Frame 1 (no input): blank canvas, image omitted
Frame 60 (no input): blank canvas, image omitted
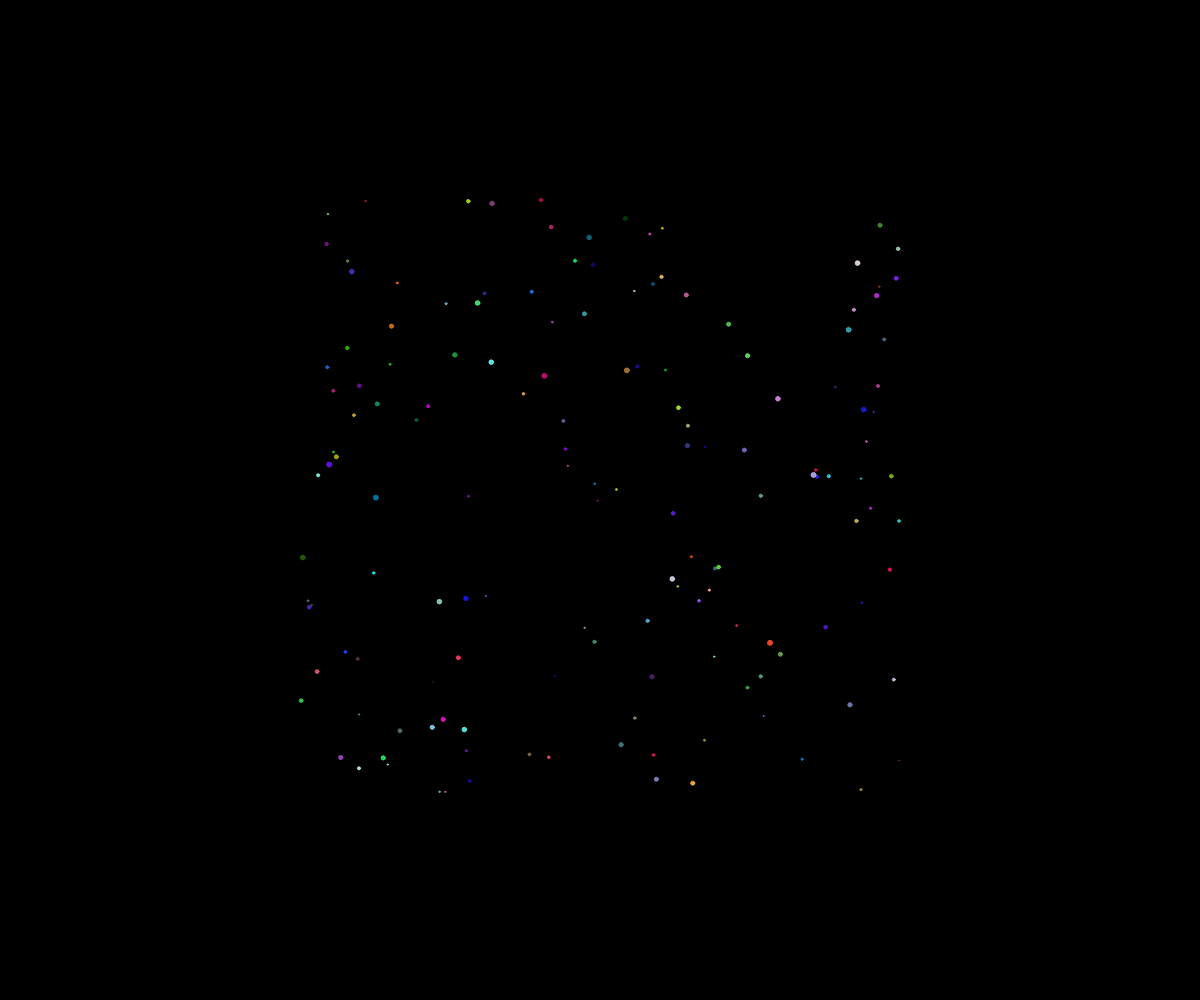
Frame 120 (the mouse pressed at the canvas centre since frame 60)

The p5.js sketch whose frames 1 and 60 were blank and that drew this single picture after the mouse press (run headless with seeded random() and noise() and a simulated clock; from frame 60 on, the mouse is pressed at the canvas centre):

// p5.js sketch
// ── sketch.js
// Fireworks
// Jason
// November 15 2022
//
// Extra for Experts:
// - describe what you did to take this project "above and beyond"

let fireWorkArray = [];

class Fireworks {
  constructor(x, y, arrayLength) {
    this.x = x;
    this.y = y;
    this.dx = random(-5, 5);
    this.dy = random(-5, 5);
    this.diameter = random(1, 5);
    this.r = random(255);
    this.g = random(255);
    this.b = random(255);
    this.transparency = 255;
    this.color = color(this.r,this.g,this.b,this.transparency);
    this.arrayLocation = arrayLength;
  }
  
  move() {
    this.x += this.dx;
    this.y += this.dy;
  }
  
  colorUpdate() {
    this.transparency-=0.5;
    this.color = color(this.r,this.g,this.b,this.transparency);
    if(this.transparency === 0 || this.x < 0 || this.x > width || this.y < 0 || this.y > height) {
      fireWorkArray.pop(this.arrayLocation);
    }
  }
  
  display() {
    fill(this.color);
    stroke(this.color);
    circle(this.x, this.y, this.diameter);
  }
  
}

function setup() {
  createCanvas(windowWidth, windowHeight);
}

function draw() {
  background(0);
  for(let i = 0; i < fireWorkArray.length; i++) {
    fireWorkArray[i].move();
    fireWorkArray[i].display();
    fireWorkArray[i].colorUpdate();
  }
}

function mousePressed() {
  makeFireWorks();
}

function makeFireWorks() {
  for(let i = 0; i < 150; i++) {
    let particles = new Fireworks(mouseX, mouseY, fireWorkArray.length);
    fireWorkArray.push(particles);
  }
}
